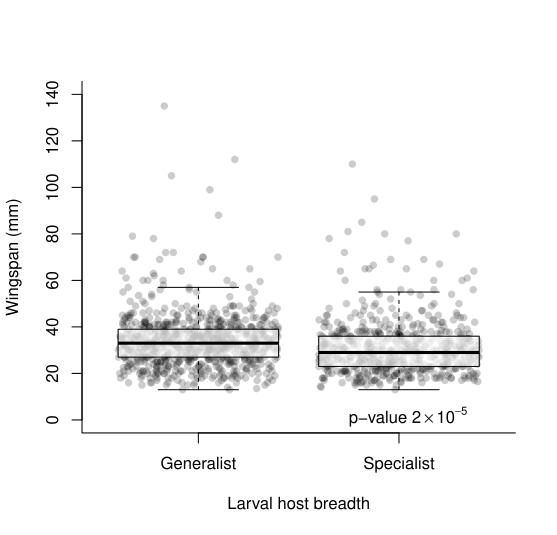

R code for this plot:
# Terrence Sylvester
# pradakshanas@gmail.com
# 24 November 2020

# read in data
bsz <- read.csv("../data/body.size/body.size.csv", as.is = T)
bsz$speciesNames <- paste(bsz$Genus, bsz$Species, sep = "_")
# remove empty rows
bsz <- bsz[!is.na(bsz$wingspan.mm.),]
bsz <- bsz[!is.na(bsz$hostType),]
# remove duplicated species
bsz <- bsz[!duplicated(bsz$speciesNames),]
# do a t.test
t.test <- t.test(bsz$wingspan.mm. ~ bsz$hostType)
# plot data
# make an empty plot
plot(x = NULL,
     y = NULL,
     xlim = c(0.5,2.5),
     ylim = c(0,140),
     axes = F,
     xlab = "Larval host breadth",
     ylab = "Wingspan (mm)")
#plot the points
points(x = jitter(bsz$hostType + 1, factor = 2),
       y = bsz$wingspan.mm.,
       pch = 16,
       col = rgb(0,0,0,.2))
# plot a boxplot
boxplot(bsz$wingspan.mm. ~ bsz$hostType,
        outline = F,
        ylim = c(0,140),
        add = T, col = rgb(1,1,1,.7),
        axes = F)
# plot axiz
axis(side = 1, at = c(1,2), labels = c("Generalist", "Specialist"))
axis(side = 2)
box(bty = "l")
# plot the p-value
text(x = 1.7,
     y = 0,
     labels = expression(paste("p-value ", 2 %*% 10^-5)),
     pos = 4)
